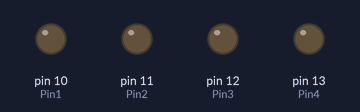
The sketch below on a simulated Arduino Uno, built with avr-gcc and run on an emulated ATmega328P. On the bench: output pins drawn as LEDs (lit = HIGH).

Above: at 0.5 s.
At 2.5 s:
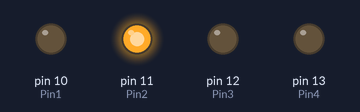
At 4.5 s:
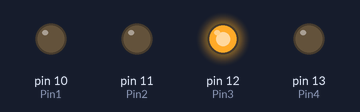
At 9.5 s:
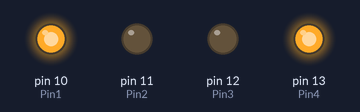
At 14.5 s:
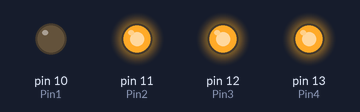
At 19.5 s:
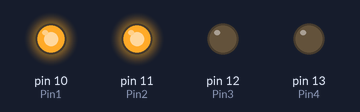
Timing chart, 0 to 20.8 s (numbered marks = the images above):
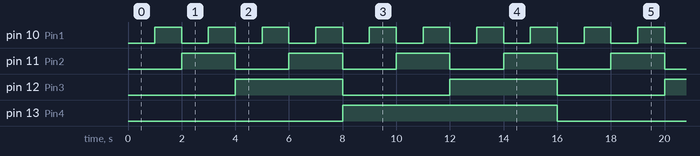

Measured:
- by itself, pin 10 (Pin1): alternates HIGH for 1.0 s and LOW for 1.0 s
- by itself, pin 11 (Pin2): alternates HIGH for 2.0 s and LOW for 2.0 s
- by itself, pin 12 (Pin3): alternates HIGH for 4.0 s and LOW for 4.0 s
- by itself, pin 13 (Pin4): alternates HIGH for 8.0 s and LOW for 8.0 s

The sketch:

Tutorial_2__Binary_counter.ino
```cpp
int Pin1=10;
int Pin2=11;
int Pin3=12;
int Pin4=13;
int wait=1000;

void setup()
{
  pinMode(Pin1, OUTPUT);
  pinMode(Pin2, OUTPUT);
  pinMode(Pin3, OUTPUT);
  pinMode(Pin4, OUTPUT);
}

void loop()
{
  digitalWrite(Pin1,LOW );
  digitalWrite(Pin2,LOW);
  digitalWrite(Pin3,LOW);
  digitalWrite(Pin4,LOW );
  delay(wait);
  digitalWrite(Pin1,HIGH );
  digitalWrite(Pin2,LOW);
  digitalWrite(Pin3,LOW);
  digitalWrite(Pin4,LOW );
  delay(wait);
  digitalWrite(Pin1,LOW );
  digitalWrite(Pin2,HIGH);
  digitalWrite(Pin3,LOW);
  digitalWrite(Pin4,LOW );
  delay(wait);
  digitalWrite(Pin1,HIGH );
  digitalWrite(Pin2,HIGH);
  digitalWrite(Pin3,LOW);
  digitalWrite(Pin4,LOW );
  delay(wait);
  digitalWrite(Pin1,LOW );
  digitalWrite(Pin2,LOW);
  digitalWrite(Pin3,HIGH);
  digitalWrite(Pin4,LOW );
  delay(wait);
  digitalWrite(Pin1,HIGH );
  digitalWrite(Pin2,LOW);
  digitalWrite(Pin3,HIGH);
  digitalWrite(Pin4,LOW );
  delay(wait);
  digitalWrite(Pin1,LOW );
  digitalWrite(Pin2,HIGH);
  digitalWrite(Pin3,HIGH);
  digitalWrite(Pin4,LOW );
  delay(wait);
  digitalWrite(Pin1,HIGH );
  digitalWrite(Pin2,HIGH);
  digitalWrite(Pin3,HIGH);
  digitalWrite(Pin4,LOW );
  delay(wait);
  digitalWrite(Pin1,LOW );
  digitalWrite(Pin2,LOW);
  digitalWrite(Pin3,LOW);
  digitalWrite(Pin4,HIGH );
  delay(wait);
  digitalWrite(Pin1,HIGH );
  digitalWrite(Pin2,LOW);
  digitalWrite(Pin3,LOW);
  digitalWrite(Pin4,HIGH );
  delay(wait);
  digitalWrite(Pin1,LOW );
  digitalWrite(Pin2,HIGH);
  digitalWrite(Pin3,LOW);
  digitalWrite(Pin4,HIGH );
  delay(wait);
  digitalWrite(Pin1,HIGH );
  digitalWrite(Pin2,HIGH);
  digitalWrite(Pin3,LOW);
  digitalWrite(Pin4,HIGH );
  delay(wait);
  digitalWrite(Pin1,LOW );
  digitalWrite(Pin2,LOW);
  digitalWrite(Pin3,HIGH);
  digitalWrite(Pin4,HIGH );
  delay(wait);
  digitalWrite(Pin1,HIGH );
  digitalWrite(Pin2,LOW);
  digitalWrite(Pin3,HIGH);
  digitalWrite(Pin4,HIGH );
  delay(wait);
  digitalWrite(Pin1,LOW );
  digitalWrite(Pin2,HIGH);
  digitalWrite(Pin3,HIGH);
  digitalWrite(Pin4,HIGH );
  delay(wait);
  digitalWrite(Pin1,HIGH );
  digitalWrite(Pin2,HIGH);
  digitalWrite(Pin3,HIGH);
  digitalWrite(Pin4,HIGH );
  delay(wait);

}
```
